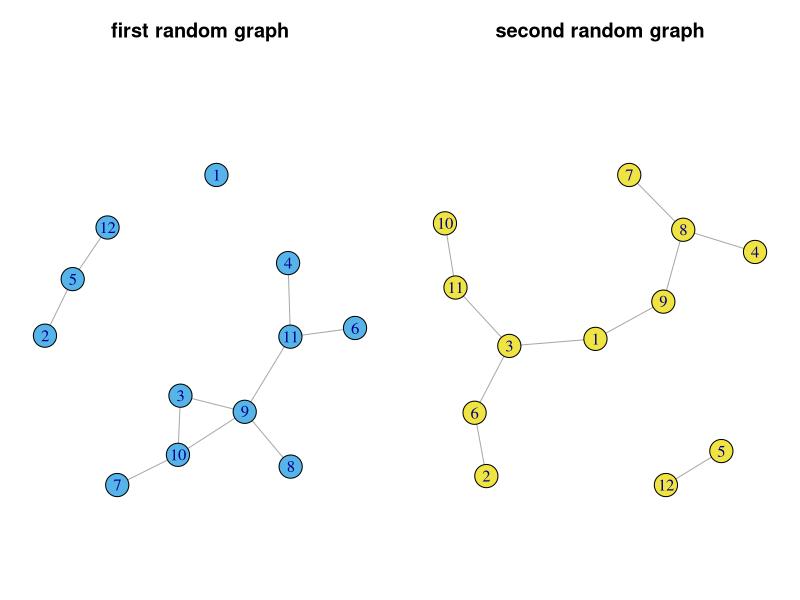
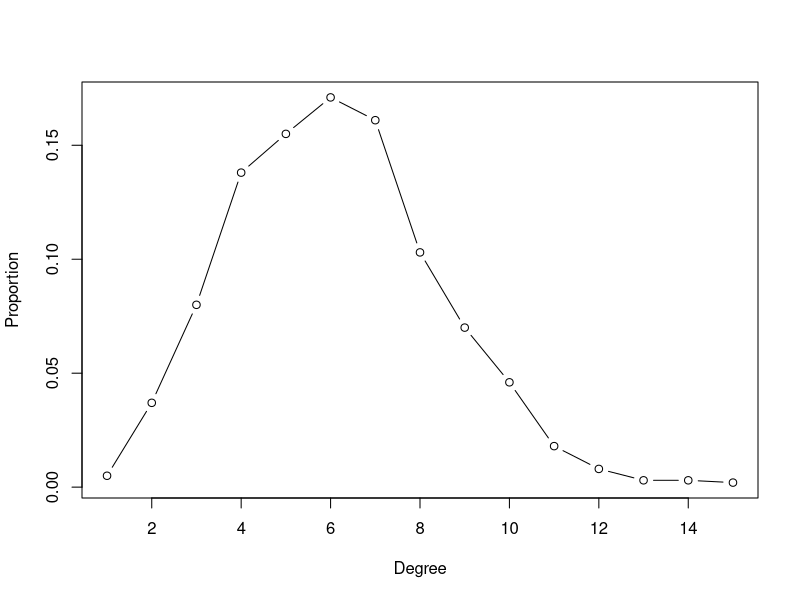
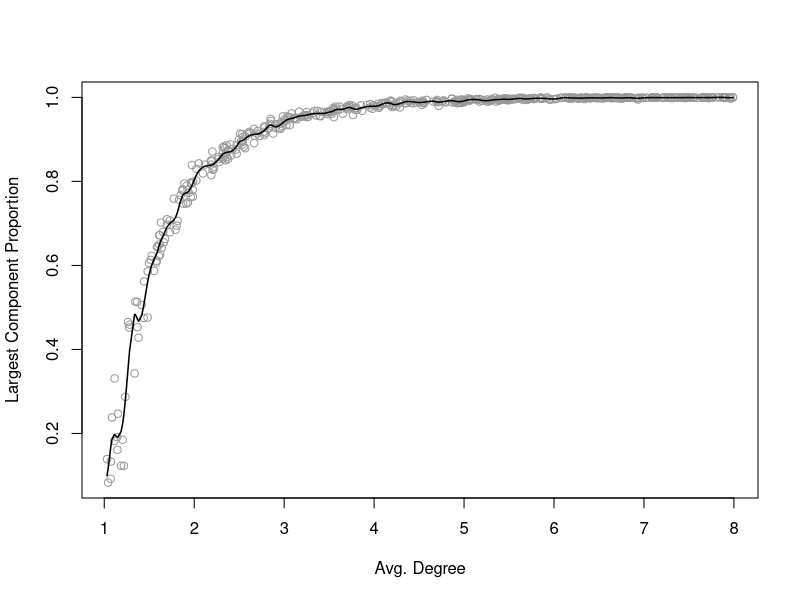

R code for these plots, in order: (Note: a time limit stopped this script after it produced the figures.)
## ---- chunk 1
knitr::opts_chunk$set(echo = TRUE)
## ---- chunk 2
library(igraph)
library(lattice)
## ---- chunk 3

## ---- chunk 4
g <- erdos.renyi.game(n = 12,
                      10,
                      type = "gnm")
g
graph.density(g)
## ---- chunk 5
op <- par(mar = c(0,1,3,1),
          mfrow = c(1,2))
plot(erdos.renyi.game(n = 12,
                      10,
                      type = "gnm"),
     vertex.color = 2,
     main = "first random graph")
plot(erdos.renyi.game(n = 12,
                      10,
                      type = "gnm"),
     vertex.color = 4,
     main = "second random graph")
par(op)
## ---- chunk 6
g <- erdos.renyi.game(n = 1000,
                      0.005,
                      type = "gnp")
## ---- chunk 7
plot(degree.distribution(g),
     type = "b",
     xlab = "Degree",
     ylab = "Proportion")
## ---- chunk 8
crnd <- runif(500, 1, 8)
cmp_prp <- sapply(crnd, function(x)
     max(clusters(erdos.renyi.game(n = 1000,
                                   p = x/999))$csize)/1000)
smoothingSpline <- smooth.spline(crnd,
                                 cmp_prp,
                                 spar = 0.25)
## ---- chunk 9
plot(crnd, cmp_prp,
     col = "grey60",
     xlab = "Avg. Degree",
     ylab = "Largest Component Proportion")
lines(smoothingSpline,
      lwd = 1.5)
## ---- chunk 10
n_vect <- rep(c(50, 100, 500, 1000, 5000), 
              each = 50)
g_diam <- sapply(n_vect, function(x)
     diameter(erdos.renyi.game(n = x,
                               p = 6/(x - 1))))
library(lattice)
## ---- chunk 11
bwplot(g_diam ~ factor(n_vect),
       panel = panel.violin,
       xlab = "Network Size",
       ylab = "Diameter")
## ---- chunk 12
g1 <- watts.strogatz.game(dim = 1,
                          size = 30,
                          nei = 2,
                          p = 0)
g2 <- watts.strogatz.game(dim = 1,
                          size = 30,
                          nei = 2,
                          p = 0.05)
g3 <- watts.strogatz.game(dim = 1,
                          size = 30,
                          nei = 2,
                          p = 0.20)
g4 <- watts.strogatz.game(dim = 1,
                          size = 30,
                          nei = 2,
                          p = 1)
## ---- chunk 13
op <- par(mar = c(2,1,3,1),
          mfrow = c(2,2))
plot(g1,
     vertex.label = NA,
     main = expression(paste(italic(p), "= 0")),
     layout = layout_with_kk)
plot(g2,
     vertex.label = NA,
     main = expression(paste(italic(p), "= 0.05")))
plot(g3,
     vertex.label = NA,
     main = expression(paste(italic(p), "= 0.20")))
plot(g4,
     vertex.label = NA,
     main = expression(paste(italic(p), "= 1")))
par(op)

## ---- chunk 14
g100 <- watts.strogatz.game(dim = 1,
                            size = 100,
                            nei = 2,
                            p = 0)
g100
diameter(g100)

p_vect <- rep(1:30,
              each = 10)
g_diam <- sapply(p_vect,
                 function(x)
                      diameter(watts.strogatz.game(dim = 1,
                                                   size = 100,
                                                   nei = 2,
                                                   p=x/200)))
smoothingSpline <- smooth.spline(p_vect, g_diam,
                                 spar = 0.35)
## ---- chunk 15
plot(jitter(p_vect, 1),
     g_diam,
     col = "grey60",
     xlab = "Number of rewired edges",
     ylab = "Diameter")
lines(smoothingSpline,
      lwd = 1.5)
